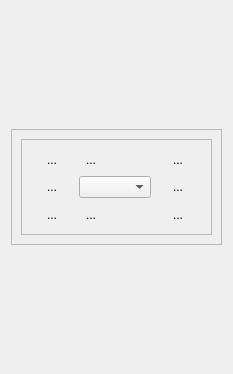
             <widget class="QWidget" name="pageMover">
              <property name="geometry">
               <rect>
                <x>0</x>
                <y>0</y>
                <width>233</width>
                <height>374</height>
               </rect>
              </property>
              <attribute name="label">
               <string>Mover</string>
              </attribute>
              <layout class="QVBoxLayout" name="verticalLayout_14">
               <item>
                <spacer name="verticalSpacer_6">
                 <property name="orientation">
                  <enum>Qt::Vertical</enum>
                 </property>
                 <property name="sizeHint" stdset="0">
                  <size>
                   <width>20</width>
                   <height>40</height>
                  </size>
                 </property>
                </spacer>
               </item>
               <item>
                <widget class="QFrame" name="frame_3">
                 <property name="frameShape">
                  <enum>QFrame::StyledPanel</enum>
                 </property>
                 <property name="frameShadow">
                  <enum>QFrame::Raised</enum>
                 </property>
                 <layout class="QHBoxLayout" name="horizontalLayout_7">
                  <item>
                   <widget class="QFrame" name="frameMover">
                    <property name="frameShape">
                     <enum>QFrame::StyledPanel</enum>
                    </property>
                    <property name="frameShadow">
                     <enum>QFrame::Raised</enum>
                    </property>
                    <layout class="QGridLayout" name="gridLayout_3">
                     <item row="0" column="2">
                      <widget class="QToolButton" name="toolMoveTopRight">
                       <property name="text">
                        <string>...</string>
                       </property>
                       <property name="icon">
                        <iconset resource="hbqtwidgets.qrc">
                         <normaloff>:/hbqt/resources/arrow-top-right.png</normaloff>:/hbqt/resources/arrow-top-right.png</iconset>
                       </property>
                       <property name="iconSize">
                        <size>
                         <width>40</width>
                         <height>40</height>
                        </size>
                       </property>
                       <property name="autoRepeat">
                        <bool>true</bool>
                       </property>
                       <property name="autoRaise">
                        <bool>true</bool>
                       </property>
                      </widget>
                     </item>
                     <item row="0" column="1">
                      <widget class="QToolButton" name="toolMoveUp">
                       <property name="text">
                        <string>...</string>
                       </property>
                       <property name="icon">
                        <iconset resource="hbqtwidgets.qrc">
                         <normaloff>:/hbqt/resources/arrow-up.png</normaloff>:/hbqt/resources/arrow-up.png</iconset>
                       </property>
                       <property name="iconSize">
                        <size>
                         <width>40</width>
                         <height>40</height>
                        </size>
                       </property>
                       <property name="autoRepeat">
                        <bool>true</bool>
                       </property>
                       <property name="autoRaise">
                        <bool>true</bool>
                       </property>
                      </widget>
                     </item>
                     <item row="0" column="0">
                      <widget class="QToolButton" name="toolMoveTopLeft">
                       <property name="text">
                        <string>...</string>
                       </property>
                       <property name="icon">
                        <iconset resource="hbqtwidgets.qrc">
                         <normaloff>:/hbqt/resources/arrow-top-left.png</normaloff>:/hbqt/resources/arrow-top-left.png</iconset>
                       </property>
                       <property name="iconSize">
                        <size>
                         <width>40</width>
                         <height>40</height>
                        </size>
                       </property>
                       <property name="autoRepeat">
                        <bool>true</bool>
                       </property>
                       <property name="autoRaise">
                        <bool>true</bool>
                       </property>
                      </widget>
                     </item>
                     <item row="1" column="2">
                      <widget class="QToolButton" name="toolMoveRight">
                       <property name="text">
                        <string>...</string>
                       </property>
                       <property name="icon">
                        <iconset resource="hbqtwidgets.qrc">
                         <normaloff>:/hbqt/resources/arrow-rgt.png</normaloff>:/hbqt/resources/arrow-rgt.png</iconset>
                       </property>
                       <property name="iconSize">
                        <size>
                         <width>40</width>
                         <height>40</height>
                        </size>
                       </property>
                       <property name="autoRepeat">
                        <bool>true</bool>
                       </property>
                       <property name="autoRaise">
                        <bool>true</bool>
                       </property>
                      </widget>
                     </item>
                     <item row="1" column="0">
                      <widget class="QToolButton" name="toolMoveLeft">
                       <property name="text">
                        <string>...</string>
                       </property>
                       <property name="icon">
                        <iconset resource="hbqtwidgets.qrc">
                         <normaloff>:/hbqt/resources/arrow-lft.png</normaloff>:/hbqt/resources/arrow-lft.png</iconset>
                       </property>
                       <property name="iconSize">
                        <size>
                         <width>40</width>
                         <height>40</height>
                        </size>
                       </property>
                       <property name="autoRepeat">
                        <bool>true</bool>
                       </property>
                       <property name="autoRaise">
                        <bool>true</bool>
                       </property>
                      </widget>
                     </item>
                     <item row="2" column="0">
                      <widget class="QToolButton" name="toolMoveBottomLeft">
                       <property name="text">
                        <string>...</string>
                       </property>
                       <property name="icon">
                        <iconset resource="hbqtwidgets.qrc">
                         <normaloff>:/hbqt/resources/arrow-bottom-left.png</normaloff>:/hbqt/resources/arrow-bottom-left.png</iconset>
                       </property>
                       <property name="iconSize">
                        <size>
                         <width>40</width>
                         <height>40</height>
                        </size>
                       </property>
                       <property name="autoRepeat">
                        <bool>true</bool>
                       </property>
                       <property name="autoRaise">
                        <bool>true</bool>
                       </property>
                      </widget>
                     </item>
                     <item row="2" column="1">
                      <widget class="QToolButton" name="toolMoveDown">
                       <property name="text">
                        <string>...</string>
                       </property>
                       <property name="icon">
                        <iconset resource="hbqtwidgets.qrc">
                         <normaloff>:/hbqt/resources/arrow-down.png</normaloff>:/hbqt/resources/arrow-down.png</iconset>
                       </property>
                       <property name="iconSize">
                        <size>
                         <width>40</width>
                         <height>40</height>
                        </size>
                       </property>
                       <property name="autoRepeat">
                        <bool>true</bool>
                       </property>
                       <property name="autoRaise">
                        <bool>true</bool>
                       </property>
                      </widget>
                     </item>
                     <item row="2" column="2">
                      <widget class="QToolButton" name="toolMoveBottomRight">
                       <property name="text">
                        <string>...</string>
                       </property>
                       <property name="icon">
                        <iconset resource="hbqtwidgets.qrc">
                         <normaloff>:/hbqt/resources/arrow-bottom-right.png</normaloff>:/hbqt/resources/arrow-bottom-right.png</iconset>
                       </property>
                       <property name="iconSize">
                        <size>
                         <width>40</width>
                         <height>40</height>
                        </size>
                       </property>
                       <property name="autoRepeat">
                        <bool>true</bool>
                       </property>
                       <property name="autoRaise">
                        <bool>true</bool>
                       </property>
                      </widget>
                     </item>
                     <item row="1" column="1">
                      <widget class="QComboBox" name="comboMoverSteps"/>
                     </item>
                    </layout>
                   </widget>
                  </item>
                 </layout>
                </widget>
               </item>
               <item>
                <spacer name="verticalSpacer_5">
                 <property name="orientation">
                  <enum>Qt::Vertical</enum>
                 </property>
                 <property name="sizeHint" stdset="0">
                  <size>
                   <width>20</width>
                   <height>40</height>
                  </size>
                 </property>
                </spacer>
               </item>
              </layout>
             </widget>
